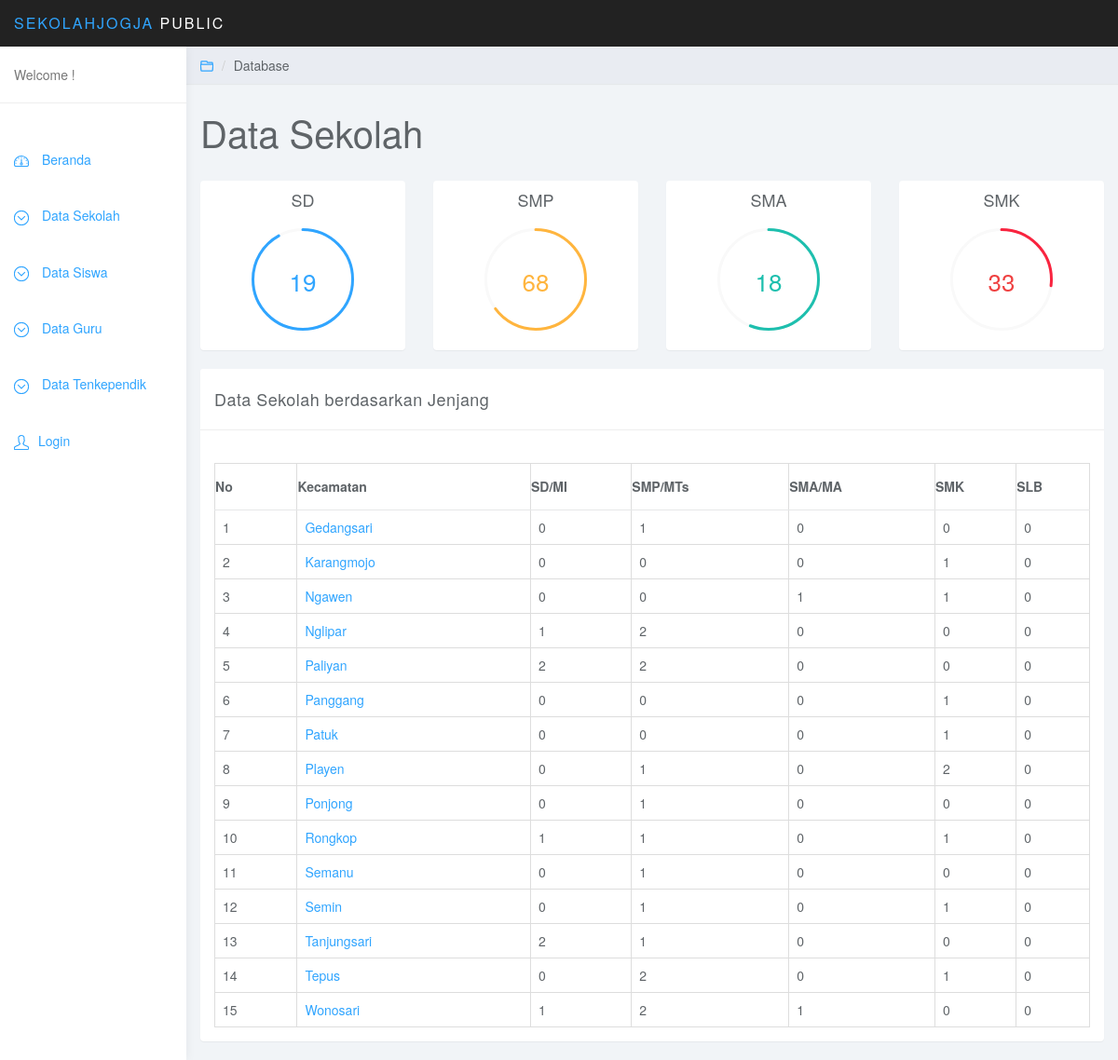
Screenshot of /index.php/c_public/sekolah_kab/2 with the database file from the repository.
### tables this page shows
CREATE TABLE `kecamatan` (
  `kode_kec` int(11) NOT NULL,
  `nama_kec` varchar(30) NOT NULL,
  `kode_kab` int(11) NOT NULL
);

### application/controllers/c_public.php (called while the page is built, shortened)
<?php
class c_public extends CI_Controller{
	function __construct(){
		$this->load->model('m_public');
        $this->load->model('madmin');
		$this->load->helper('url');
	}
        function sekolah_kab($a)
        {
            $this->load->view('head_public');
            $data['jsd'] = $this->m_public->jml_sd();
            $data['jsmp'] = $this->m_public->jml_smp();
            $data['jsma'] = $this->m_public->jml_sma();
            $data['jsmk'] = $this->m_public->jml_smk();
            $data['awal']=$this->m_public->sekolahkec($a);
            $data['dasar']= $this->m_public->jml_sklh_jenjang_kec('SD','MI');
            $data['menengah']= $this->m_public->jml_sklh_jenjang_kec('SMP','MTS');
            $data['atas']= $this->m_public->jml_sklh_jenjang_kec('SMA','MA');
            $data['kejuruan']= $this->m_public->jml_sklh_jenjang_kec('SMK','');
            $data['spesial']= $this->m_public->jml_sklh_jenjang_kec('SLB','');
            $this->load->view('page/sekolahkabupaten',$data);
            $this->load->view('foot_public');
        }
}

### index.php (called while the page is built, shortened)
<?php
require_once BASEPATH.'core/CodeIgniter.php';

### application/models/m_public.php (called while the page is built, shortened)
<?php
class M_public extends CI_Model{
    function jml_sd()
    {
        $sql="SELECT COUNT(jenjang) as jumlah FROM profil WHERE jenjang='SD' OR jenjang='MI' ";
        $data = $this->db->query($sql)->result_array();
        return $data;
    }
    function jml_smp()
    {
        $sql="SELECT COUNT(jenjang) as jumlah2 FROM profil WHERE jenjang='SMP' OR jenjang='MTS'";
        $data = $this->db->query($sql)->result_array();
        return $data;
    }
    function jml_sma()
    {
        $sql="SELECT COUNT(jenjang) as jumlah3 FROM profil WHERE jenjang='SMA' OR jenjang='MAN'";
        $data = $this->db->query($sql)->result_array();
        return $data;
    }
    function jml_smk()
    {
        $sql="SELECT COUNT(jenjang) as jumlah4 FROM profil WHERE jenjang='SMK'";
        $data = $this->db->query($sql)->result_array();
        return $data;
    }
    function sekolahkec($a)
    {
        $sql="SELECT k.kode_kec as id, k.nama_kec as kec, count(p.npsn) jumlah FROM kecamatan as k join profil as p on k.kode_kec=p.kec where k.kode_kab='$a' group by p.kec";
        $data =  $this->db->query($sql)->result_array();
        return $data;
    }
    function  jml_sklh_jenjang_kec($a,$b)
    {
        $sql    ="SELECT k.kode_kec as id, k.nama_kec as kec, count(p.npsn) jumlah FROM kecamatan as k join profil as p on k.kode_kec=p.kec where p.jenjang='$a' or '$b' group by p.kec";
        $data =  $this->db->query($sql)->result_array();
        return $data;
    }
}

### application/views/page/sekolahkabupaten.php (the view, shortened to what this page needs)
<div class="col-sm-9 col-sm-offset-3 col-lg-10 col-lg-offset-2 main">
<div class="row">
            <ol class="breadcrumb">
                <li><a href="#"><svg class="glyph stroked open folder"><use xlink:href="#stroked-open-folder"/></svg></a></li>
                <li>Database</li>
            </ol>
        </div>
        <div class="row">
            <div class="col-lg-12">
                <h1 class="page-header">Data Sekolah</h1>
            </div>
        </div>
		<div class="row">
			<div class="col-lg-12">
			</div>
		</div>
	<div class="row">
            <div class="col-xs-6 col-md-3">
                <div class="panel panel-default">
                    <div class="panel-body easypiechart-panel">
                        <h4>SD</h4>
                        <div class="easypiechart" id="easypiechart-blue" data-percent="92" ><span class="percent"><?php echo $jsd[0]['jumlah']?></span>
                        </div>
                    </div>
                </div>
            </div>
            <div class="col-xs-6 col-md-3">
                <div class="panel panel-default">
                    <div class="panel-body easypiechart-panel">
                        <h4>SMP</h4>
                        <div class="easypiechart" id="easypiechart-orange" data-percent="65" ><span class="percent"><?php echo $jsmp[0]['jumlah2']?></span>
                        </div>
                    </div>
                </div>
            </div>
            <div class="col-xs-6 col-md-3">
                <div class="panel panel-default">
                    <div class="panel-body easypiechart-panel">
                        <h4>SMA</h4>
                        <div class="easypiechart" id="easypiechart-teal" data-percent="56" ><span class="percent"><?php echo $jsma[0]['jumlah3']?></span>
                        </div>
                    </div>
                </div>
            </div>
            <div class="col-xs-6 col-md-3">
                <div class="panel panel-default">
                    <div class="panel-body easypiechart-panel">
                        <h4>SMK</h4>
                        <div class="easypiechart" id="easypiechart-red" data-percent="27" ><span class="percent"><?php echo $jsmk[0]['jumlah4']?></span>
                        </div>
                    </div>
                </div>
            </div>
        </div>
    <div class="row">
            <div class="col-lg-12">
                <div class="panel panel-default">
                    <div class="panel-heading">Data Sekolah berdasarkan Jenjang</div>
                    <div class="panel-body">
                        <br>
                        <table class="table table-bordered">
						    <thead>
						    <tr>
						        <th data-sortable="true">No</th>
						        <th data-sortable="true">Kecamatan</th>
						         <th data-sortable="true">SD/MI</th>
						         <th data-sortable="true">SMP/MTs</th>
						         <th data-sortable="true">SMA/MA</th>
						        <th data-sortable="true">SMK</th>
						        <th data-sortable="true">SLB</th>
						    </tr>
						    </thead>
						    <tbody>
<?php
            $x=0;
                foreach ($awal as $a)
                    {$x++;
                    ?>
            <tr>
                <td><?php echo $x;?></td>
                <td><?php echo anchor('c_public/skl_sekolah/'.$a['id'],$a['kec']);?></td>
                <td><?php
                                $v=0;
                            foreach ($dasar as $e)
                                {
                                    if($e['id']==$a['id']){$v++;
                                    echo $e['jumlah'];}
                                }
                                if($v==0)
                                    {
                                    echo '0';
                                    }
                    ?></td>
                <td><?php
                                $v=0;
                            foreach ($menengah as $e)
                                {
                                    if($e['id']==$a['id']){$v++;
                                    echo $e['jumlah'];}
                                }
                                if($v==0)
                                    {
                                    echo '0';
                                    }
                    ?></td>
                <td><?php
                                $v=0;
                            foreach ($atas as $d)
                                {
                                    if($d['id']==$a['id']){$v++;
                                    echo $d['jumlah'];}
                                }
                                if($v==0)
                                    {
                                    echo '0';
                                    }
                    ?></td>
                <td><?php
                                $v=0;
                            foreach ($kejuruan as $c)
                                {
                                    if($c['id']==$a['id']){$v++;
                                    echo $c['jumlah'];}
                                }
                                if($v==0)
                                    {
                                    echo '0';
                                    }
                    ?></td>
                 <td><?php
                                $v=0;
                                if($v==0)
                                    {
                                    echo '0';
                                    }
                    ?></td>
            </tr>
                <?php
                    }
                ?>
                            </tbody>
						</table>
					</div>
				</div>
			</div>
		</div>
	</div>

### assets/css/styles.css (style rules this page uses)
body { background: #f1f4f7; padding-top: 50px; color: #5f6468; }
a, a:hover, a:focus { color: #30a5ff; }
h1, h2, h3, h4, h5, h6 { color: #5f6468; }
h1 { font-weight: 300; font-size: 40px; }
h3, h4 { font-weight: 300; }
.panel { border: 0; }
.panel-heading { font-size: 18px; font-weight: 300; letter-spacing: 0.025em; height: 66px; line-height: 45px; }
.panel-default .panel-heading { background: #fff; border-bottom: 1px solid #eee; color: #5f6468; }
.breadcrumb { border-radius: 0; padding: 10px 15px; background: #e9ecf2; box-shadow: 0 1px 1px rgba(0, 0, 0, .05); margin: 0 ; }
h1.page-header { margin-top: 30px; border-bottom: 0; }
.easypiechart-panel { text-align: center; padding: 1px 0; margin-bottom: 20px; }
.easypiechart { position: relative; text-align: center; width: 120px; height: 120px; margin: 20px auto 10px auto; }
.easypiechart .percent { display: block; position: absolute; font-size: 26px; top: 38px; width: 120px; }
#easypiechart-blue .percent { color: #30a5ff; }
#easypiechart-teal .percent { color: #1ebfae; }
#easypiechart-orange .percent { color: #ffb53e; }
#easypiechart-red .percent { color: #ef4040; }
.table { background: #fff; }
.table>thead>tr>th { border-bottom: 1px solid #e6e7e8; vertical-align: middle; height: 50px; }
.breadcrumb .glyph { height: 14px; width: 14px; margin: -2px 0 0 0; stroke-width: 4px; }

### rows the page displays
kecamatan: kode_kec+nama_kec "Gedangsari", shows "0", jumlah "1"
kecamatan: kode_kec+nama_kec "Karangmojo", shows "0", jumlah "1"
kecamatan: kode_kec+nama_kec "Ngawen", shows "0", jumlah "1"
kecamatan: kode_kec+nama_kec "Nglipar", jumlah "1", jumlah "2", shows "0"
kecamatan: kode_kec+nama_kec "Paliyan", jumlah "2", shows "0"
kecamatan: kode_kec+nama_kec "Panggang", shows "0", jumlah "1"
kecamatan: kode_kec+nama_kec "Patuk", shows "0", jumlah "1"
kecamatan: kode_kec+nama_kec "Playen", shows "0", jumlah "1", jumlah "2"
kecamatan: kode_kec+nama_kec "Ponjong", shows "0", jumlah "1"
kecamatan: kode_kec+nama_kec "Rongkop", jumlah "1", shows "0"
kecamatan: kode_kec+nama_kec "Semanu", shows "0", jumlah "1"
kecamatan: kode_kec+nama_kec "Semin", shows "0", jumlah "1"
kecamatan: kode_kec+nama_kec "Tanjungsari", jumlah "2", jumlah "1", shows "0"
kecamatan: kode_kec+nama_kec "Tepus", shows "0", jumlah "2", jumlah "1"
kecamatan: kode_kec+nama_kec "Wonosari", jumlah "1", jumlah "2", shows "0"

### other values shown
$jsd[0]['jumlah'] "19"
$jsmp[0]['jumlah2'] "68"
$jsma[0]['jumlah3'] "18"
$jsmk[0]['jumlah4'] "33"
